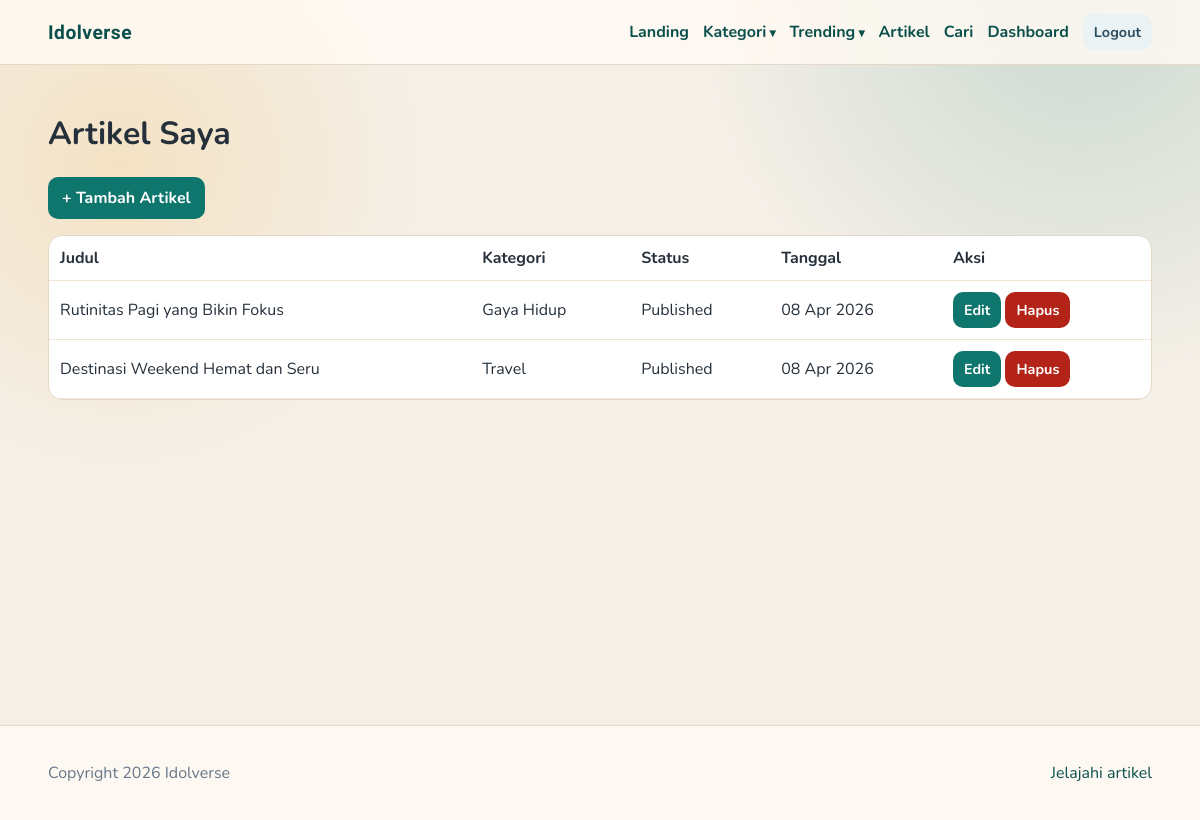
Screenshot of /author/posts.php (signed in) with the database file from the repository.
### tables this page shows
CREATE TABLE posts (
    id INT AUTO_INCREMENT PRIMARY KEY,
    user_id INT NOT NULL,
    category_id INT NOT NULL,
    title VARCHAR(180) NOT NULL,
    slug VARCHAR(200) NOT NULL UNIQUE,
    excerpt TEXT,
    content LONGTEXT NOT NULL,
    image_url VARCHAR(255) DEFAULT NULL,
    is_published TINYINT(1) DEFAULT 1,
    created_at TIMESTAMP DEFAULT CURRENT_TIMESTAMP,
    updated_at TIMESTAMP DEFAULT CURRENT_TIMESTAMP ON UPDATE CURRENT_TIMESTAMP,
    FOREIGN KEY (user_id) REFERENCES users(id) ON DELETE CASCADE,
    FOREIGN KEY (category_id) REFERENCES categories(id) ON DELETE RESTRICT
);

CREATE TABLE categories (
    id INT AUTO_INCREMENT PRIMARY KEY,
    name VARCHAR(80) NOT NULL UNIQUE,
    slug VARCHAR(100) NOT NULL UNIQUE,
    created_at TIMESTAMP DEFAULT CURRENT_TIMESTAMP
);

### includes/auth.php (called while the page is built, shortened)
<?php
function e(string $value): string {
    return htmlspecialchars($value, ENT_QUOTES, 'UTF-8');
}
?>

### author/posts.php (the view, shortened to what this page needs)
<?php
require_once __DIR__ . '/../includes/helpers.php';
$userId = (int)currentUser()['id'];
$stmt = $pdo->prepare("SELECT p.id, p.title, p.slug, p.created_at, p.is_published, c.name AS category_name
FROM posts p
JOIN categories c ON c.id = p.category_id
WHERE p.user_id = ?
ORDER BY p.created_at DESC");
$stmt->execute([$userId]);
$posts = $stmt->fetchAll();
include __DIR__ . '/../includes/header.php';
?>
<div class="container">
    <h1>Artikel Saya</h1>
    <p><a class="btn" href="/blog/author/post_form.php">+ Tambah Artikel</a></p>
    <div class="table-wrap">
        <table class="table">
            <thead><tr><th>Judul</th><th>Kategori</th><th>Status</th><th>Tanggal</th><th>Aksi</th></tr></thead>
            <tbody>
            <?php foreach ($posts as $post): ?>
                <tr>
                    <td><?= e($post['title']); ?></td>
                    <td><?= e($post['category_name']); ?></td>
                    <td><?= $post['is_published'] ? 'Published' : 'Draft'; ?></td>
                    <td><?= date('d M Y', strtotime($post['created_at'])); ?></td>
                    <td>
                        <a class="btn btn-sm" href="/blog/author/post_form.php?id=<?= (int)$post['id']; ?>">Edit</a>
                        <a class="btn btn-sm btn-danger" href="/blog/author/posts.php?delete=<?= (int)$post['id']; ?>" onclick="return confirm('Hapus artikel ini?')">Hapus</a>
                    </td>
                </tr>
            <?php endforeach; ?>
            </tbody>
        </table>
    </div>
</div>
<?php include __DIR__ . '/../includes/footer.php'; ?>

### assets/css/style.css (style rules this page uses)
:root { --bg: #f4efe7; --surface: #fffaf3; --card: #ffffff; --text: #25303b; --muted: #667788; --brand: #0f766e; --brand-dark: #0a4f4b; --accent: #f59e0b; --danger: #b42318; --line: #e4d9c8; --shadow: 0 10px 26px rgba(27, 46, 62, 0.12); }
* { box-sizing: border-box; }
body { margin: 0; font-family: 'Nunito', sans-serif; color: var(--text); background: radial-gradient(circle at 10% 20%, rgba(245, 158, 11, 0.16), transparent 24%), radial-gradient(circle at 90% 0%, rgba(15, 118, 110, 0.18), transparent 28%), var(--bg); }
a { color: var(--brand-dark); text-decoration: none; }
.container { width: min(1120px, 92vw); margin: 0 auto; }
.btn { display: inline-flex; align-items: center; justify-content: center; border: none; border-radius: 10px; padding: 10px 14px; background: var(--brand); color: #fff; font-weight: 700; cursor: pointer; transition: .2s ease; }
.btn-danger { background: var(--danger); }
.btn-sm { padding: 8px 11px; font-size: .9rem; }
.table-wrap { overflow-x: auto; background: #fff; border: 1px solid var(--line); border-radius: 14px; }
.table { width: 100%; border-collapse: collapse; min-width: 740px; }
.table th, .table td { padding: 11px; border-bottom: 1px solid #f0e4d6; text-align: left; }

### rows the page displays
posts: title "Rutinitas Pagi yang Bikin Fokus", category.name "Gaya Hidup", is_published "Published", created_at "08 Apr 2026"
posts: title "Destinasi Weekend Hemat dan Seru", category.name "Travel", is_published "Published", created_at "08 Apr 2026"
